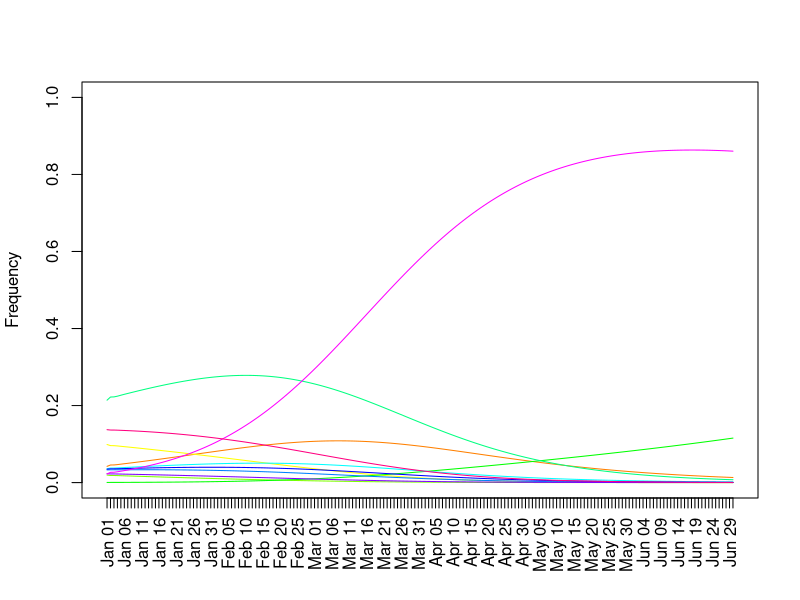

This chart was generated by the following R code:
library(dplyr);
n = 12

df_frequency <- read.csv("frequencies.csv");
df_frequency$date <- as.Date(df_frequency$date);


dates <- df_frequency$date;
color <- rainbow(12) 

pdf("frequencies.pdf", width=8, height=6)
plot(dates, rep(0,length(dates)), xlab="", xaxt="n", type="n", ylab="Frequency", ylim=c(0,1))

axis(side=1,at=dates,labels=format(dates,"%h %d"),tick=T,las=2);
for (i in 1:12){
    lines(dates, df_frequency[,i], lty=1, lwd=1, col=color[i]);
}


#legend("right", legend=c("Delta","Omicron_BA1","Omicron_BA2"), lty=1, pch=c(1,2,4), lwd=2, col=color, bty="n")

dev.off();



